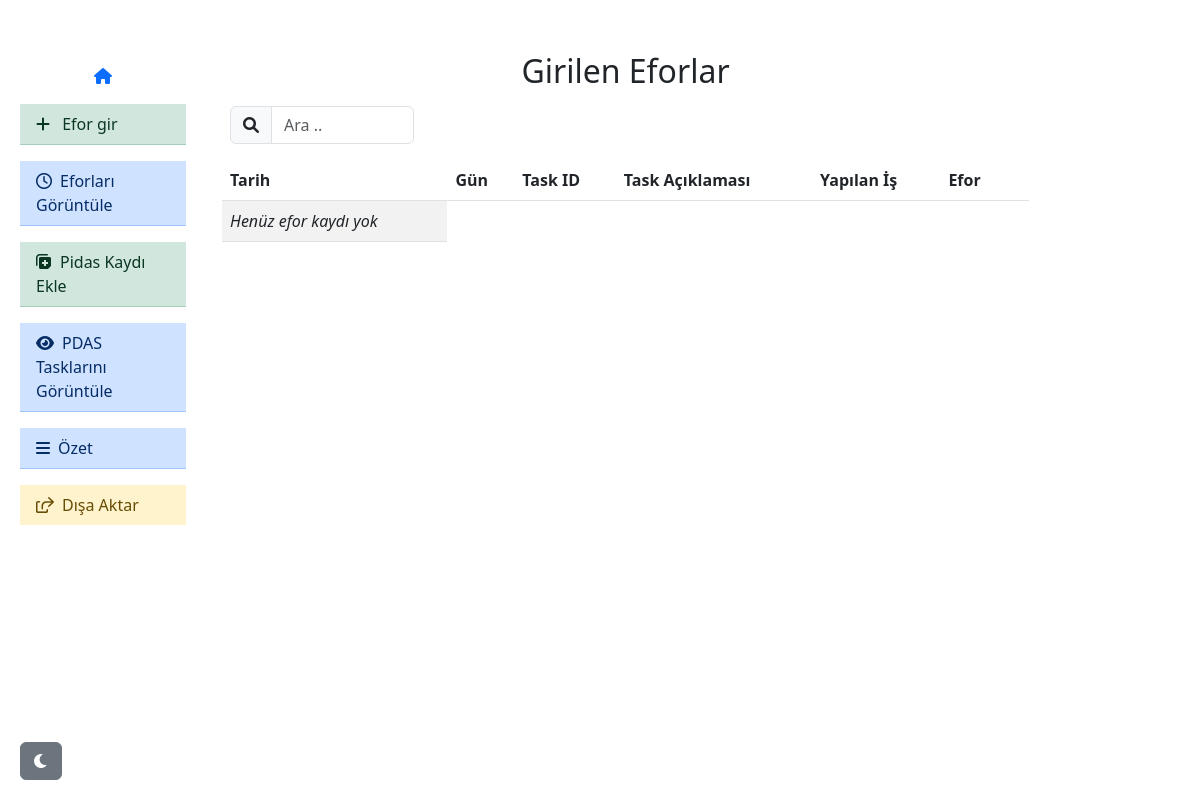
/show_logs, run on an earlier commit of the app's database.
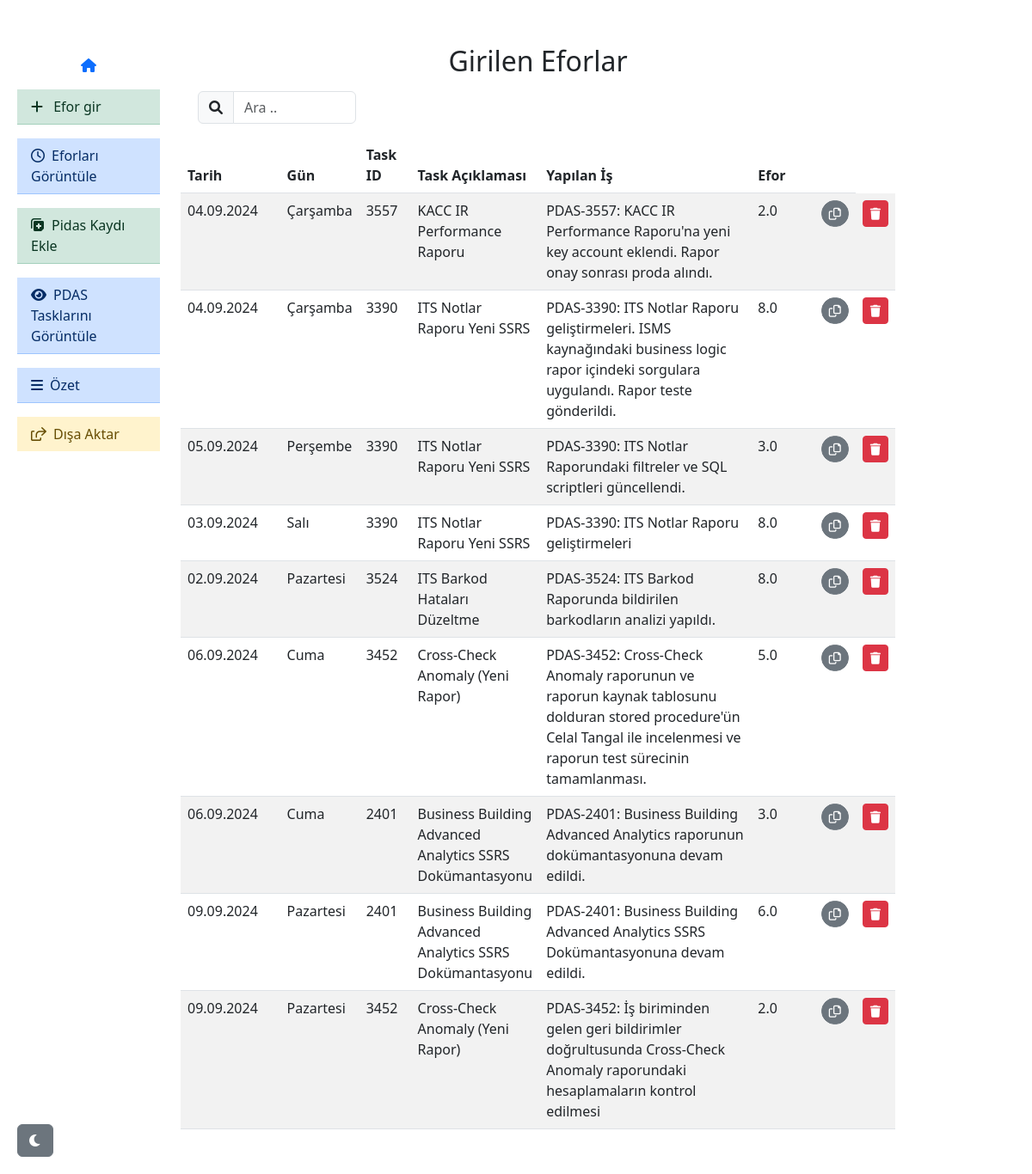
And on a later commit of the database.
### tables this page shows
CREATE TABLE daily_log (
                    id INTEGER PRIMARY KEY AUTOINCREMENT,
                    task_id TEXT,
                    task_aciklama TEXT,
                    tarih TEXT,
                    gun TEXT,
                    harcanan_efor REAL,
                    yapilan_is TEXT
                );

### app.py (the view)
@app.route('/show_logs')
def show_logs():
    conn = sqlite3.connect('daily_log.db')
    c = conn.cursor()
    c.execute('SELECT * FROM daily_log')
    logs = c.fetchall()
    conn.close()
    return render_template('show_logs.html', logs=logs)

### templates/show_logs.html (shortened to what this page needs)
{% extends 'base.html' %}
{% block content %}
<div class="container d-flex justify-content-center mt-1 mb-2">
    <h2>Girilen Eforlar</h2>
</div>
<div class="container col-md-3 mt-2 mb-2 ms-2">
    <div class="input-group mb-3">
        <span class="input-group-text">
            <i class="fa-solid fa-magnifying-glass"></i>
        </span>
        <input type="text" class="form-control" id="searchInput" placeholder="Ara .." aria-label="Search">
    </div>
</div>
{% if not logs  %}
<div class="container d-flex justify-content-center">
    <table class="table table-striped">
        <thead>
            <tr class="satir">
                <th scope="col-2">Tarih</th>
                <th scope="col-1">Gün</th>
                <th scope="col-1">Task ID</th>
                <th scope="col-2">Task Açıklaması</th>
                <th scope="col-5">Yapılan İş</th>
                <th scope="col-1">Efor</th>
                <th scope="col-1"></th>
            </tr>
        </thead>
        <tbody>
            <tr class="satir">
                <td class="col fs4 fst-italic">Henüz efor kaydı yok</td>
            </tr>
        </tbody>
    </table>
</div>
<div class="container d-flex ms-5 mt-4">
    {% else %}
    <table class="table table-striped">
        <thead>
            <tr class="satir">
                <th scope="col-2">Tarih</th>
                <th scope="col-1">Gün</th>
                <th scope="col-1">Task ID</th>
                <th scope="col-2">Task Açıklaması</th>
                <th scope="col-5">Yapılan İş</th>
                <th scope="col-1">Efor</th>
                <th scope="col-1"></th>
            </tr>
        </thead>
        <tbody id="logs_body">
            {% for log in logs %}
            <tr class="satir">
                <td class="col-2">{{ log[3] }}</td>
                <td class="col-1">{{ log[4] }}</td>
                <td class="col-1">{{ log[1] }}</td>
                <td class="col-2">{{ log[2] }}</td>
                <td class="col-5" id="log-{{ loop.index }}">{{ log[6] }}</td>
                <td class="col-1">{{ log[5] }}</td>
                <td class="col-1">
                    <button type="button" class="btn btn-secondary btn-sm ms-3 rounded-pill copy-btn"  data-log-id="log-{{ loop.index }}">
                        <i class="fa-regular fa-copy"></i>
                    </button>
                </td>
                <td class="col-1">
                    <button type="button" class="btn btn-danger btn-sm delete-btn" data-task-id="{{ log[0] }}">
                        <i class="fa-solid fa-trash"></i>
                    </button>
                </td>
            </tr>
            {% endfor %}
        </tbody>
    </table>
    {% endif %}
</div>
{% endblock %}

### templates/base.html (shortened to what this page needs)
<!DOCTYPE html>
<html lang="en">
<head>
    <link href="https://cdn.jsdelivr.net/npm/bootstrap@5.3.0/dist/css/bootstrap.min.css" rel="stylesheet">
    <link href="https://cdnjs.cloudflare.com/ajax/libs/font-awesome/6.0.0-beta3/css/all.min.css" rel="stylesheet">
</head>
<body>
    <div class="container mt-5 ms-2">
        <div class="row">
            <div class="col-2">
                <div class="list-group list-group-flush">
                    <div class="container d-flex justify-content-center">
                        <a href="{{ url_for('index') }}" class="mt-2 mb-2"><i class="fas fa-home"></i></a>
                    </div>
                    <a href="{{ url_for('enter_log') }}" class="list-group-item list-group-item-success list-group-item-action mt-2 mb-2">
                        <i class="fa-solid fa-plus me-2"></i> Efor gir</a>
                    <a href="{{ url_for('show_logs') }}" class="list-group-item list-group-item-action list-group-item-primary mt-2 mb-2">
                        <i class="fa-regular fa-clock me-2"></i>Eforları Görüntüle
                    </a>
                    <a href="{{ url_for('create_pdas_item')}}" class="list-group-item list-group-item-success list-group-item-action mt-2 mb-2">
                        <i class="fa-solid fa-notes-medical me-2"></i>Pidas Kaydı Ekle</a>
                    <a href="{{ url_for('show_pdas_items') }}" class="list-group-item list-group-item-action list-group-item-primary mt-2 mb-2">
                        <i class="fa-solid fa-eye me-2"></i>PDAS Tasklarını Görüntüle</a>
                    <a href="{{ url_for('summary') }}" class="list-group-item list-group-item-action list-group-item-primary mt-2 mb-2">
                        <i class="fa-solid fa-bars me-2"></i>Özet</a>
                    <a href="{{ url_for('export_to_xl') }}" class="list-group-item list-group-item-action list-group-item-warning mt-2 mb-2"><i class="fa-regular fa-share-from-square me-2"></i>Dışa Aktar</a>
                </div>
            </div>
            <div class="col-9">
                {% block content %}{% endblock %}
            </div>
        </div>
    </div>
    <button id="dark-mode-toggle" class="btn btn-secondary">
<i class="fas fa-moon"></i>
    </button>
</body>
</html>

### templates/base.html (style rules this page uses)
#dark-mode-toggle { position: fixed; bottom: 20px; left: 20px; z-index: 1000; }
.row { display: flex; justify-content: flex-start; margin-bottom: 20px; }

What changed in the data, as far as the page shows it:
added daily_log: tarih "04.09.2024", gun "Çarşamba", task "3557", task_aciklama "KACC IR Performance Raporu", yapilan_is "PDAS-3557: KACC IR Performance Raporu'na yeni key account eklendi. Rapor onay sonrası proda alındı.", harcanan_efor "2.0"
added daily_log: tarih "04.09.2024", gun "Çarşamba", task "3390", task_aciklama "ITS Notlar Raporu Yeni SSRS", yapilan_is "PDAS-3390: ITS Notlar Raporu geliştirmeleri. ISMS kaynağındaki business logic rapor içindeki sorgulara uygulandı. Rapor teste gönderildi.", harcanan_efor "8.0"
added daily_log: tarih "05.09.2024", gun "Perşembe", task "3390", task_aciklama "ITS Notlar Raporu Yeni SSRS", yapilan_is "PDAS-3390: ITS Notlar Raporundaki filtreler ve SQL scriptleri güncellendi.", harcanan_efor "3.0"
added daily_log: tarih "03.09.2024", gun "Salı", task "3390", task_aciklama "ITS Notlar Raporu Yeni SSRS", yapilan_is "PDAS-3390: ITS Notlar Raporu geliştirmeleri", harcanan_efor "8.0"
added daily_log: tarih "02.09.2024", gun "Pazartesi", task "3524", task_aciklama "ITS Barkod Hataları Düzeltme", yapilan_is "PDAS-3524: ITS Barkod Raporunda bildirilen barkodların analizi yapıldı.", harcanan_efor "8.0"
added daily_log: tarih "06.09.2024", gun "Cuma", task "3452", task_aciklama "Cross-Check Anomaly (Yeni Rapor)", yapilan_is "PDAS-3452: Cross-Check Anomaly raporunun ve raporun kaynak tablosunu dolduran stored procedure'ün Celal Tangal ile incelenmesi ve raporun test sürecinin tamamlanması.", harcanan_efor "5.0"
added daily_log: tarih "06.09.2024", gun "Cuma", task "2401", task_aciklama "Business Building Advanced Analytics SSRS Dokümantasyonu", yapilan_is "PDAS-2401: Business Building Advanced Analytics raporunun dokümantasyonuna devam edildi.", harcanan_efor "3.0"
added daily_log: tarih "09.09.2024", gun "Pazartesi", task "2401", task_aciklama "Business Building Advanced Analytics SSRS Dokümantasyonu", yapilan_is "PDAS-2401: Business Building Advanced Analytics SSRS Dokümantasyonuna devam edildi.", harcanan_efor "6.0"
added daily_log: tarih "09.09.2024", gun "Pazartesi", task "3452", task_aciklama "Cross-Check Anomaly (Yeni Rapor)", yapilan_is "PDAS-3452: İş biriminden gelen geri bildirimler doğrultusunda Cross-Check Anomaly raporundaki hesaplamaların kontrol edilmesi", harcanan_efor "2.0"
Also different on the page:
text no longer shown: "Henüz efor kaydı yok"
